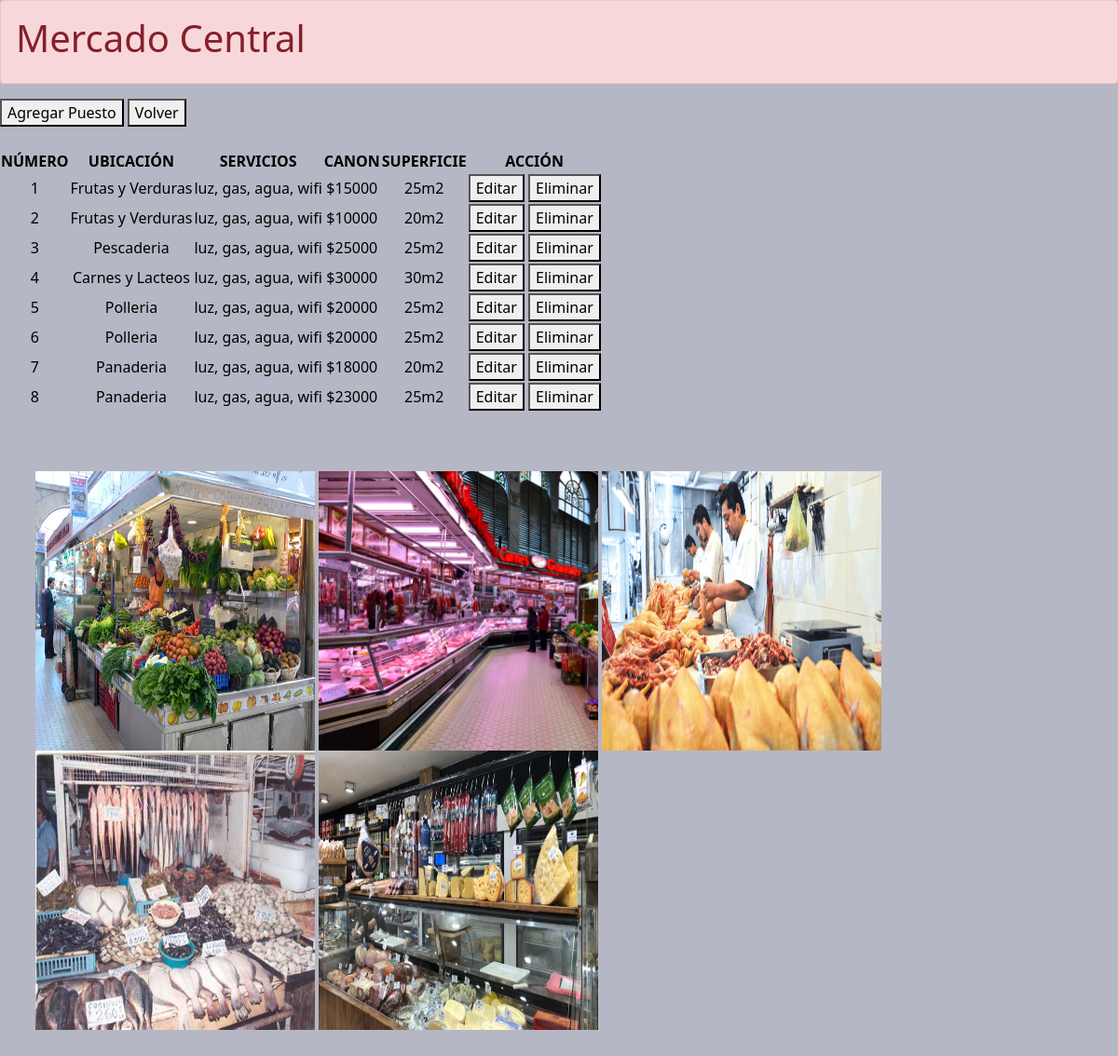
/puestos/index.php, run on the app's committed database.
### tables this page shows
CREATE TABLE `puestos` (
  `id_puesto` int(255) NOT NULL,
  `id_sector` int(11) DEFAULT NULL,
  `numero` varchar(100) NOT NULL,
  `numeroSector` int(11) DEFAULT NULL,
  `ubicacion` varchar(50) NOT NULL,
  `servicios` varchar(100) NOT NULL,
  `canon` varchar(50) NOT NULL,
  `superficie` varchar(50) NOT NULL,
  PRIMARY KEY (`id_puesto`),
  KEY `fk_puestosSector_idx` (`numeroSector`),
  KEY `fk_puestosSectores_idx` (`id_sector`),
  CONSTRAINT `fk_puestosSectores` FOREIGN KEY (`id_sector`) REFERENCES `sectores` (`id_sector`) ON DELETE NO ACTION ON UPDATE NO ACTION
);

### puestos/index.php (the view, shortened to what this page needs)
<?php
require("../conexion/conexion.php");
?>
<!DOCTYPE html>
<html>
<head>
	<link href="https://cdn.jsdelivr.net/npm/bootstrap@5.1.3/dist/css/bootstrap.min.css" rel="stylesheet">
	<link rel = "stylesheet" href = "estilos.css">
</head>
<body class = "bodyIndex">
	<?php
		$sql = 'select * from puestos';
		$resultado = mysqli_query($conn,$sql);
	?>
	<div>
		<div class="alert alert-danger" role="alert">
    		<h1>Mercado Central</h1>
  			</div>
			<button onclick="window.location.href='agregar_puesto.php'">Agregar Puesto</button>
			<button onclick="window.location.href='../menu_admin.php'">Volver</button>
			<br><br>
			<table class="table-info">
			<thead>
				<tr>
					<th>NÚMERO</th>
					<th>UBICACIÓN</th>
					<th>SERVICIOS</th>
					<th>CANON</th>
					<th>SUPERFICIE</th>
					<th>ACCIÓN</th>
				</tr>
			</thead>
			<tbody>
				<?php
					while($filas = mysqli_fetch_assoc($resultado)){
				?>
					<tr>
						<td align="center" ><?php echo $filas['numero'] ?></td>
						<td align="center" ><?php echo $filas['ubicacion'] ?></td>
						<td align="center" ><?php echo $filas['servicios'] ?></td>
						<td align="center" >$<?php echo $filas['canon'] ?></td>
						<td align="center" ><?php echo $filas['superficie'] ?>m2</td>
						<td>
							<button onclick="window.location.href='editar_puesto.php?id=<?php echo $filas['id_puesto'] ?>'">Editar</button>
							<button onclick="window.location.href='eliminar_puesto.php?id=<?php echo $filas['id_puesto'] ?>'">Eliminar</button>
						</td>
					</tr>
				<?php
					}
				?>
				</tbody>
			</table>
			<br>
			<div class="contenedor">
        		<div class="card-body1">
					<div class="contenedor-fotoPortada">
          			<img src="../imagenes/frutasVerduras.jpg" height="300" width="300"/>
          			<img src="../imagenes/carniceria.jpg" height="300" width="300"/>
          			<img src="../imagenes/polleria.jpg" height="300" width="300"/>
          			<img src="../imagenes/pescaderia.jpg" height="300" width="300"/>
          			<img src="../imagenes/fiambreria.jpg" height="300" width="300"/>
				</div>
        	</div>
		</div>
		</div>
	</body>
</html>

### estilos.css (style rules this page uses)
.bodyIndex { background-color: #b6b7c4; }
.contenedor { width: 90%; max-width: 1200px; margin-left: 10mm; padding: 40px 0; display:flex; gap:100px; }
.table-info { text-align: center; }

### data on the page
puestos: numero "1", ubicacion "Frutas y Verduras", servicios "luz, gas, agua, wifi", canon "15000", superficie "25"
puestos: numero "2", ubicacion "Frutas y Verduras", servicios "luz, gas, agua, wifi", canon "10000", superficie "20"
puestos: numero "3", ubicacion "Pescaderia", servicios "luz, gas, agua, wifi", canon "25000", superficie "25"
puestos: numero "4", ubicacion "Carnes y Lacteos", servicios "luz, gas, agua, wifi", canon "30000", superficie "30"
puestos: numero "5", ubicacion "Polleria", servicios "luz, gas, agua, wifi", canon "20000", superficie "25"
puestos: numero "6", ubicacion "Polleria", servicios "luz, gas, agua, wifi", canon "20000", superficie "25"
puestos: numero "7", ubicacion "Panaderia", servicios "luz, gas, agua, wifi", canon "18000", superficie "20"
puestos: numero "8", ubicacion "Panaderia", servicios "luz, gas, agua, wifi", canon "23000", superficie "25"
